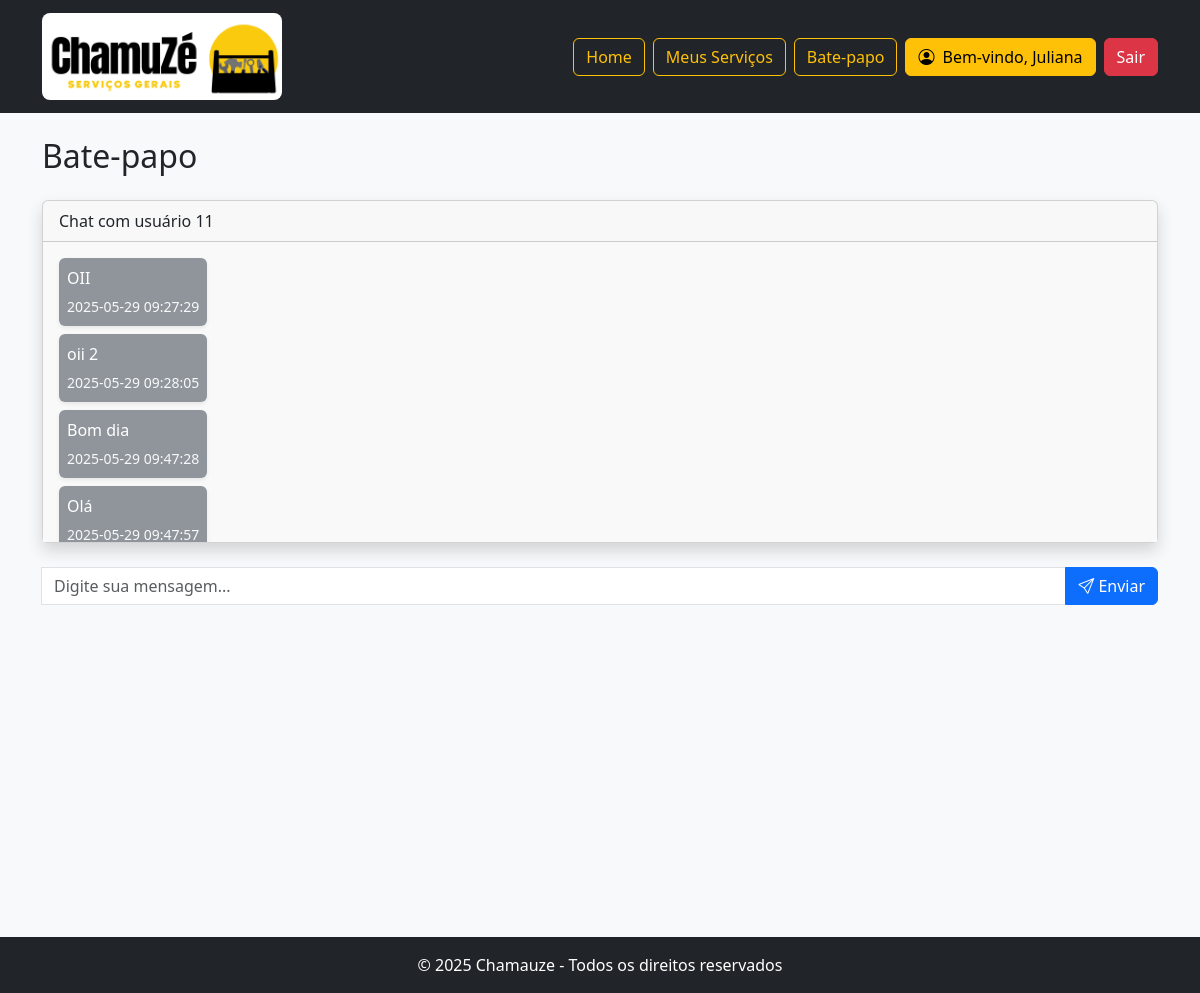
Page /config/chat.php?id_destinatario=11 (signed in) on the committed database.
### tables this page shows
CREATE TABLE `mensagem` (
  `id_mensagem` int(11) NOT NULL AUTO_INCREMENT,
  `id_remetente` int(11) NOT NULL,
  `id_destinatario` int(11) NOT NULL,
  `mensagem` text NOT NULL,
  `data_envio` datetime DEFAULT current_timestamp(),
  PRIMARY KEY (`id_mensagem`),
  KEY `id_remetente` (`id_remetente`),
  KEY `id_destinatario` (`id_destinatario`),
  CONSTRAINT `mensagem_ibfk_1` FOREIGN KEY (`id_remetente`) REFERENCES `usuario` (`id_usuario`) ON DELETE CASCADE,
  CONSTRAINT `mensagem_ibfk_2` FOREIGN KEY (`id_destinatario`) REFERENCES `usuario` (`id_usuario`) ON DELETE CASCADE
);

### helpers/biblioteca.php (called while the page is built, shortened)
<?php
$conexao = conectaDB();
function buscarMensagensDoChatNoBanco($id_remetente, $id_destinatario) {
    global $conexao;
    $sql = "SELECT * FROM mensagem
            WHERE (id_remetente = ? AND id_destinatario = ?)
               OR (id_remetente = ? AND id_destinatario = ?)";
    $stmt = $conexao->prepare($sql);
    $stmt->bind_param('iiii', $id_remetente, $id_destinatario, $id_destinatario, $id_remetente);
    $stmt->execute();
    $resultado = $stmt->get_result();
    return $resultado->fetch_all(MYSQLI_ASSOC);
}
?>

### config/chat.php (the view, shortened to what this page needs)
<?php
include "../helpers/biblioteca.php";
if(isset($_GET['id_destinatario'])){
    $id_destinatario = $_GET['id_destinatario'];
}
$id_remetente = $_SESSION['usuario']['id_usuario'];
?>
<!DOCTYPE html>
<html lang="pt-br">
<head>
    <link rel="stylesheet" href="../assets/css/estrelas.css">
    <link href="https://cdn.jsdelivr.net/npm/bootstrap@5.3.3/dist/css/bootstrap.min.css" rel="stylesheet">
    <link rel="stylesheet" href="../assets/css/estilo.css">
    <link rel="stylesheet" href="https://cdn.jsdelivr.net/npm/bootstrap-icons/font/bootstrap-icons.css">
</head>
<body class="bg-light  vh-100">
    <?php include "../header/headerPrestador.php"; ?>
        <?php $mensagens = buscarMensagensDoChatNoBanco($id_remetente, $id_destinatario); ?>
    <main class="container min-vh-100">
        <h2 class="my-4">Bate-papo</h2>
        <div class="card shadow mb-4">
            <div class="card-header">Chat com usuário <?= $id_destinatario ?>
        </div>
         <div class="card-body" id="mensagens" style="height: 300px; overflow-y: auto; background-color: #f9f9f9;">
            <?php foreach ($mensagens as $mensagem): ?>
                <?php if ($mensagem['id_remetente'] == $id_remetente && $mensagem['id_destinatario'] == $id_destinatario): ?>
                    <div class="d-flex justify-content-end mb-2">
                        <div class="p-2 bg-primary text-white rounded shadow-sm" style="max-width: 75%;">
                            <p class="mb-1"><?= $mensagem['mensagem']?></p>
                            <small class="text-light"><?= $mensagem['data_envio'] ?></small>
                        </div>
                    </div>
                <?php elseif($mensagem['id_remetente'] == $id_destinatario && $mensagem['id_destinatario'] == $id_remetente): ?>
                    <div class="d-flex justify-content-start mb-2">
                        <div class="p-2 bg-secondary bg-opacity-75 text-white rounded shadow-sm" style="max-width: 75%;">
                            <p class="mb-1"><?= $mensagem['mensagem'] ?></p>
                            <small class="text-light"><?= $mensagem['data_envio'] ?></small>
                        </div>
                    </div>
                <?php endif; ?>
            <?php endforeach; ?>
        </div>
        </div>
        <form id="formChat" class="input-group" action="../controller/chatController.php" method="POST">
            <input type="text" name="mensagem" class="form-control" placeholder="Digite sua mensagem..." required>
            <button class="btn btn-primary" type="submit" name="envio_mensagem"><i class="bi bi-send"></i> Enviar</button>
        </form>
    </main>
    <?php include "../footer.php"; ?>
</body>
</html>

### rows in the picture
mensagem: mensagem "OII", data_envio "2025-05-29 09:27:29"
mensagem: mensagem "oii 2", data_envio "2025-05-29 09:28:05"
mensagem: mensagem "Bom dia", data_envio "2025-05-29 09:47:28"
mensagem: mensagem "Olá", data_envio "2025-05-29 09:47:57"

### other values in the picture
$nomeUsuario "Juliana"
$id_destinatario "11"
